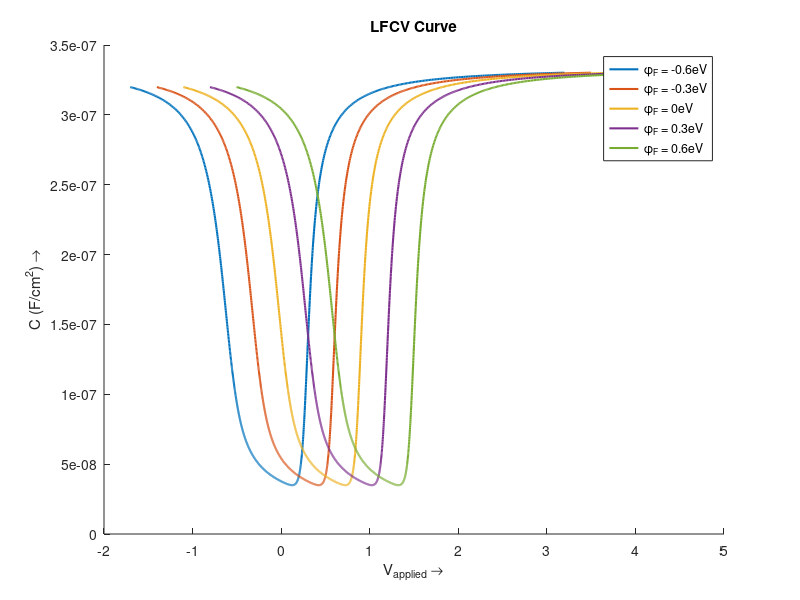

MATLAB code to generate this figure:
close all;clear;
%% NUMERICALLY SOLVING POISSON FOR N-MOSCAP

% Defining constants
epsilon0 = 8.854 * 10^-12;epsilon_si = 11.68;   % S.I. units
epsilon_sio2 = 3.9;
nm = 1e-9;                                      % nano meter -> m
k = 1.38e-23;                                   % S.I. units
q = 1.6e-19;                                    % S.I. units
T = 300;                                        % K

% p-type
doping_na = 1e16;           %(cm^-3)
doping_na = doping_na*1e6;  %(m^-3)
n_i = 1.5e10;               %(cm^-3)
n_i = n_i*1e6;              %(m^-3)


np0 = n_i^2/doping_na;
pp0 = doping_na;
epsilon = epsilon0*epsilon_si;
epsilon_ox=epsilon_sio2*epsilon0;

% Defining the region and parameters inside it
x = 0:1:1000;                      % (nm)
x = x'*nm;                          % (m)
theta = (x(2) - x(1));              % (m)
N_A = doping_na*ones(size(x));      % p-type region
work_function = [-0.6:0.3:0.6]';           % (eV)

% Constructing test and result vectors
Vs = [-0.2:0.001:1]';
length = size(Vs,1);

figure;
hold on;
for j=1:size(work_function,1)
    V_applied = zeros(length,1);
    charge = zeros(length,1);
    capacitor = zeros(length,1);
    
    % Calculate LFCV for a particular work function
    for i=1:length
        V = zeros(size(x));
        V(1) = Vs(i);   % Defining the Boundary Conditions
        Error = 10;     % Arbitrary High value
        
        % Calculate Potential Profile 
        while Error > 10*eps
            d2V_by_dx2=(V(3:end) - 2*V(2:end-1) + V(1:end-2))/theta^2;
            rho = q*( - N_A(2:end-1) + ( -np0*exp(q*V(2:end-1)/(k*T)) + pp0*exp(-q*V(2:end-1)/(k*T))));
            R = d2V_by_dx2+rho/epsilon;

            Mj = 2/theta^2 + (q/epsilon)*((q/(k*T))*np0*exp(q*V(2:end-1)/(k*T)) + (q/(k*T))*pp0*exp(-q*V(2:end-1)/(k*T)));

            m = size(x,1);
            CM=sparse(1:m-2,1:m-2,Mj,m-2,m-2)...
                +sparse(1:m-2-1,2:m-2,(-1/theta^2)*ones(m-2-1,1),m-2,m-2)+...
                sparse(2:m-2,1:m-2-1,(-1/theta^2)*ones(m-2-1,1),m-2,m-2); 

            DV = CM\R;
            V(2:end-1)=V(2:end-1)+DV;
            Error=norm(DV,2)/sqrt(m);
            %plot(V);
        end

        %rho = q*( - N_A(1:end) + ( -np0*exp(q*V(1:end)/(k*T)) + pp0*exp(-q*V(1:end)/(k*T))));
        E_si = -(V(2)-V(1))/theta;
        E_sio2 = (E_si*epsilon)/epsilon_ox;
        thickness = 10*nm;
        V_applied(i) = Vs(i) + E_sio2*thickness + work_function(j);
        charge(i) = -E_sio2*epsilon_ox;
    end
    
    charge=charge*1e-4;
    
    % Calculating Capacitances
    capacitor(1:end-1) = (charge(2:end)-charge(1:end-1))./(V_applied(2:end) - V_applied(1:end-1));
    capacitor(end) = capacitor(end-1);
    
    plot(V_applied,-capacitor,'LineWidth',1.5);
end

%% Configuring the LFCV Curve
title('LFCV Curve');
xlabel('V_{applied} \rightarrow');
ylabel('C (F/cm^2) \rightarrow');
%xlim([-2 3]);
%ylim([0 1.2]);
legend('\phi_F = -0.6eV','\phi_F = -0.3eV','\phi_F = 0eV','\phi_F = 0.3eV','\phi_F = 0.6eV');